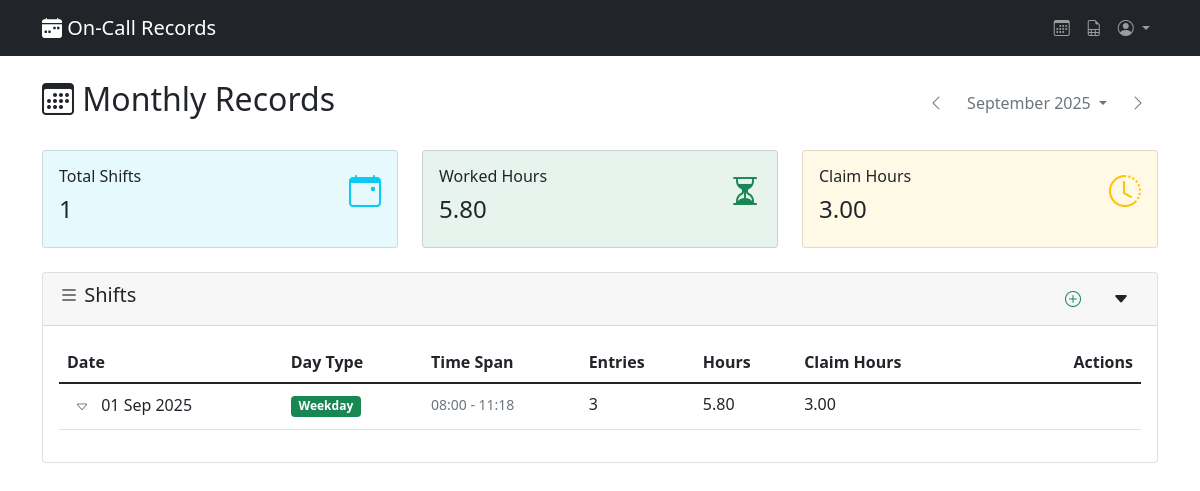
The app's page / (signed in) with its own data.
### records/models.py (models this page shows, shortened)
class Shift(models.Model):
    DAY_TYPES = [
        ('Weekday', 'Weekday'),
        ('Saturday', 'Saturday'),
        ('Sunday', 'Sunday'),
        ('BankHoliday', 'Bank Holiday'),
    ]
    staff = models.ForeignKey(OnCallStaff, on_delete=models.CASCADE)
    date = models.DateField()
    day_type = models.CharField(max_length=20, choices=DAY_TYPES, default='Weekday')
    class Meta:
        unique_together = ('staff', 'date')

class TimeEntry(models.Model):
    shift = models.ForeignKey(Shift, on_delete=models.CASCADE, related_name='time_entries')
    time_started = models.TimeField()
    time_ended = models.TimeField()
    task = models.ForeignKey(Task, on_delete=models.CASCADE)
    detail = models.ForeignKey(Detail, on_delete=models.SET_NULL, null=True, blank=True)
    work_mode = models.ForeignKey(WorkMode, on_delete=models.CASCADE)
    claim = models.DecimalField(max_digits=5, decimal_places=2, default=0.00)
    @property
    def hours(self):
        start = datetime.combine(self.shift.date, self.time_started)
        end = datetime.combine(self.shift.date, self.time_ended)
        if self.time_ended <= self.time_started:
            end += timedelta(days=1)
        duration = end - start
        return round(duration.total_seconds() / 3600, 2)

### records/views.py (the view)
# urls.py: path('', views.dashboard, name='dashboard'),
@require_oncall_staff
def dashboard(request):
    staff = request.staff
    month, year = get_safe_month_year_from_request(request)
    current_month_start, next_month_start = get_month_date_range(year, month)
    shifts = Shift.objects.filter(
        staff=staff,
        date__gte=current_month_start,
        date__lt=next_month_start
    ).prefetch_related('time_entries__task', 'time_entries__work_mode').order_by('-date')
    for shift in shifts:
        shift.calculated_hours = sum(entry.hours for entry in shift.time_entries.all())
        shift.calculated_claims = sum(entry.claim for entry in shift.time_entries.all())
    total_hours = sum(
        sum(entry.hours for entry in shift.time_entries.all())
        for shift in shifts
    )
    total_claims = sum(
        sum(entry.claim for entry in shift.time_entries.all())
        for shift in shifts
    )
    month_context = build_month_context(month, year)
    context = {
        'staff': staff,
        'shifts': shifts,
        'total_hours': total_hours,
        'total_claims': total_claims,
        **month_context,  # Merge month navigation context
    }
    return render(request, 'records/dashboard.html', context)

### records/utils/date_helpers.py (called while the page is built)
def get_month_date_range(year, month):
    try:
        start_date = date(year, month, 1)
        if month == 12:
            end_date = date(year + 1, 1, 1)
        else:
            end_date = date(year, month + 1, 1)
        return start_date, end_date
    except ValueError:
        today = timezone.now().date()
        return get_month_date_range(today.year, today.month)

def get_month_navigation(month, year):
    if month == 1:
        prev_month, prev_year = 12, year - 1
    else:
        prev_month, prev_year = month - 1, year
    if month == 12:
        next_month, next_year = 1, year + 1
    else:
        next_month, next_year = month + 1, year
    return prev_month, prev_year, next_month, next_year

def get_safe_month_year_from_request(request):
    today = timezone.now().date()
    try:
        month = int(request.GET.get('month', today.month))
        year = int(request.GET.get('year', today.year))
        if not (1 <= month <= 12):
            month = today.month
            year = today.year
        if not (2000 <= year <= 2100):
            month = today.month
            year = today.year
        return month, year
    except (ValueError, TypeError):
        return today.month, today.year

### records/templates/records/dashboard.html (shortened to what this page needs)
{% extends 'records/base.html' %}
{% block content %}
<div class="row">
    <div class="col-lg-12">
        <div class="d-flex justify-content-between align-items-center mb-4">
            <div class="d-flex align-items-center">
                <h2><i class="bi-calendar3"></i> Monthly Records</h2>
            </div>
            <div class="ms-3">
                {% include 'records/partials/month_selector.html' %}
            </div>
        </div>
    </div>
</div>
{% include 'records/partials/stats_cards.html' %}
{% with is_admin_view=False %}
    {% include 'records/partials/shifts_table.html' %}
{% endwith %}
{% endblock content %}

### records/templates/records/partials/shifts_table.html (shortened to what this page needs)
<div class="card">
    <div class="card-header d-flex justify-content-between align-items-center">
        <h5><i class="bi bi-list"></i> Shifts</h5>
        <div class="d-flex align-items-center">
            {% if not is_admin_view and is_current_month %}
                <a href="{% url 'add_shift' %}" class="btn btn-outline-success border-0" data-bs-toggle="tooltip" title="Add a new shift">
                    <i class="bi bi-plus-circle"></i>
                </a>
            {% endif %}
            {% if shifts %}
                <button id="toggleAllShifts" class="btn btn-outline-dark border-0 {% if not is_admin_view and is_current_month %}ms-2{% endif %}"
                        data-bs-toggle="tooltip" title="Expand all shifts">
                    <i class="bi bi-caret-down-fill"></i>
                </button>
            {% endif %}
        </div>
    </div>
    <div class="card-body">
        {% if shifts %}
            <div class="table-responsive">
                <table class="table">
                    <thead>
                        <tr>
                            <th>Date</th>
                            <th>Day Type</th>
                            <th>Time Span</th>
                            <th>Entries</th>
                            <th>Hours</th>
                            <th>Claim Hours</th>
                            {% if not is_admin_view %}
                                <th class="text-end">Actions</th>
                            {% endif %}
                        </tr>
                    </thead>
                    <tbody>
                        {% for shift in shifts %}
                            <tr>
                                <td>
                                    <button class="btn btn-sm btn-outline-secondary border-0" type="button" data-bs-toggle="collapse" data-bs-target="#shift-{{ shift.id }}" aria-expanded="false">
                                        <i class="bi bi-caret-down"></i>
                                    </button>
                                    {{ shift.date|date:"d M Y" }}
                                </td>
                                <td>
                                    {% if shift.day_type == 'Weekday' %}
                                        <span class="badge bg-success">{{ shift.day_type }}</span>
                                    {% elif shift.day_type == 'Saturday' %}
                                        <span class="badge bg-warning">{{ shift.day_type }}</span>
                                    {% elif shift.day_type == 'Sunday' %}
                                        <span class="badge bg-danger">{{ shift.day_type }}</span>
                                    {% else %}
                                        <span class="badge bg-info">{{ shift.day_type }}</span>
                                    {% endif %}
                                </td>
                                <td>
                                    {% if shift.time_entries.all %}
                                        {% with first_entry=shift.time_entries.first last_entry=shift.time_entries.last %}
                                            <span class="text-muted small">{{ first_entry.time_started|time:"H:i" }} - {{ last_entry.time_ended|time:"H:i" }}</span>
                                        {% endwith %}
                                    {% else %}
                                        <span class="text-muted">-</span>
                                    {% endif %}
                                </td>
                                <td>{{ shift.time_entries.count }}</td>
                                <td>{{ shift.calculated_hours|floatformat:2 }}</td>
                                <td>{{ shift.calculated_claims|floatformat:2 }}</td>
                                {% if not is_admin_view %}
                                    <td class="text-end">
                                    </td>
                                {% endif %}
                            </tr>
                        {% endfor %}
                    </tbody>
                </table>
            </div>
        {% endif %}
    </div>
</div>

### records on screen
Shift: date "01 Sep 2025", day_type "Weekday", time_entries.first.time_started "08:00", time_entries.last.time_ended "11:18", time_entries.count "3", calculated_hours "5.80", calculated_claims "3.00"

### other values on screen
{{ current_month }} "September 2025"
{{ shifts.count }} "1"
{{ total_hours|floatformat:2 }} "5.80"
{{ total_claims|floatformat:2 }} "3.00"
